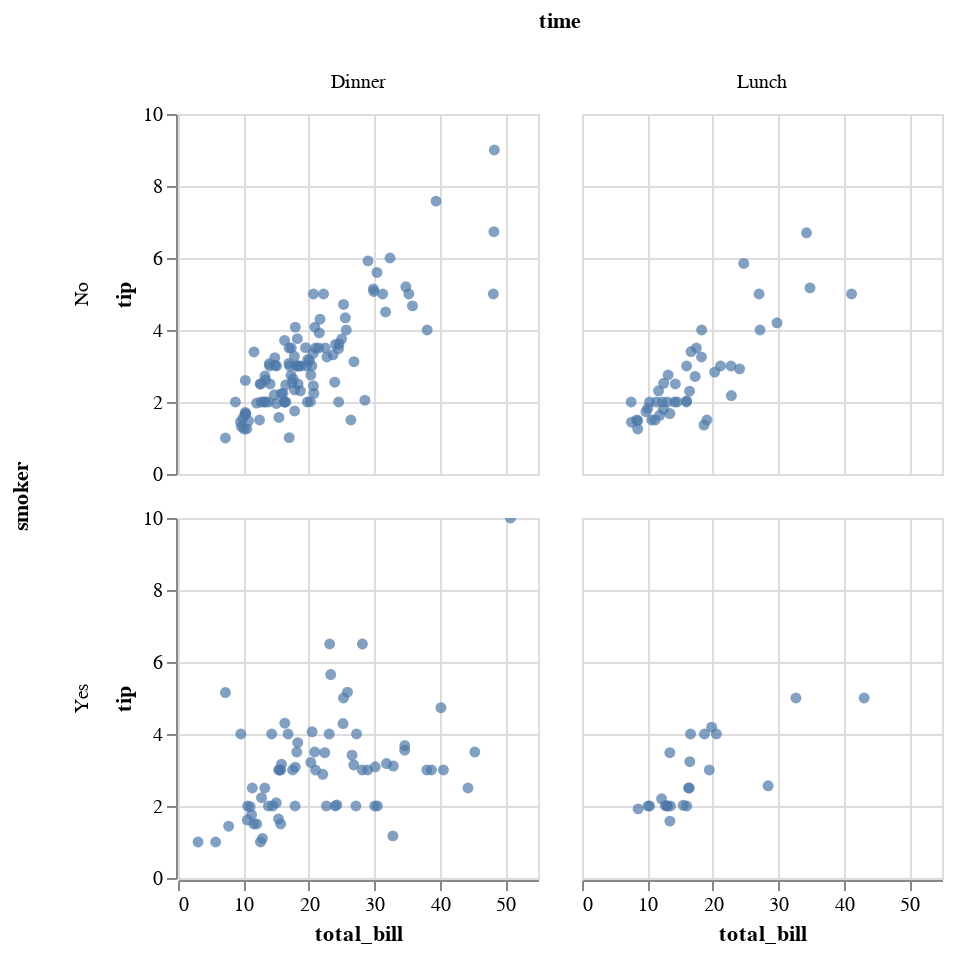

Notebook code for this chart:
### Code cell
c = salt.FacetGrid(tips, col="time",  row="smoker")
display(c.map_dataframe(palt.scatter, "total_bill", "tip", edgecolor="w"))

g = sns.FacetGrid(tips, col="time",  row="smoker")
g = g.map(plt.scatter, "total_bill", "tip", edgecolor="w")

### Figure 1 — Vega-Lite specification as saved in the notebook (floating-point values rounded to 4 significant figures; data arrays with more than 128 entries replaced by an {"elided": "..."} marker saying what was removed)
{"$schema": "https://vega.github.io/schema/vega-lite/v2.4.1.json", "config": {"view": {"height": 300, "width": 400}}, "data": {"values": {"elided": "244 records"}}, "facet": {"column": {"field": "time", "type": "nominal"}, "row": {"field": "smoker", "type": "nominal"}}, "spec": {"encoding": {"x": {"field": "total_bill", "type": "quantitative"}, "y": {"field": "tip", "type": "quantitative"}}, "height": 180, "mark": "circle", "selection": {"selector003": {"bind": "scales", "encodings": ["x", "y"], "mark": {"fill": "#333", "fillOpacity": 0.125, "stroke": "white"}, "on": "[mousedown, window:mouseup] > window:mousemove!", "resolve": "global", "translate": "[mousedown, window:mouseup] > window:mousemove!", "type": "interval", "zoom": "wheel!"}}, "width": 180}}
